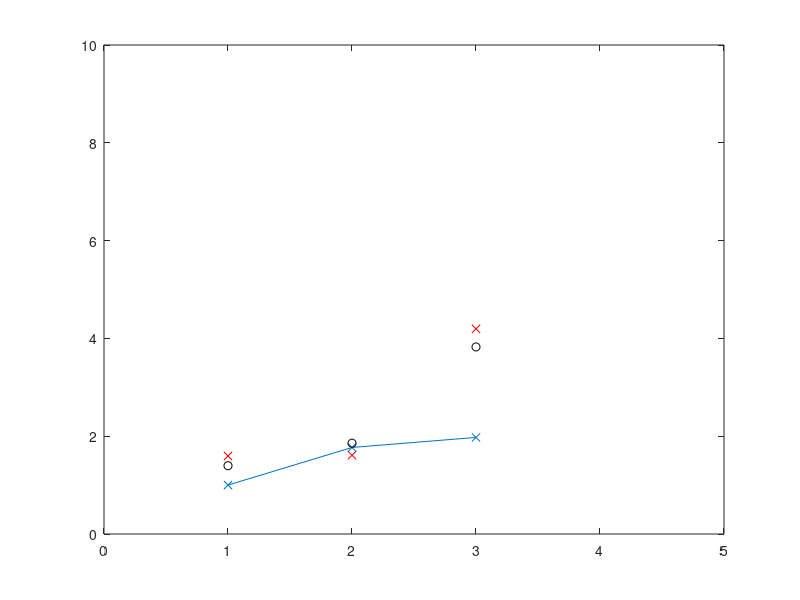

Write MATLAB code to recreate this figure. (Note: this script raises an error after producing the figure.)
rng(1334)

T = 1;

f = @(x) [x(1)+T*x(2); x(2)]; % CV model
A = [1 T;
     0 1];
 
h = @(x) x(1);
H = [1 0];

Q = [0 0;
     0 1];

R = 1;

x0 = [0; 
      1];
  
P0 = [1 0;
      0 1];

N = 3;
X = zeros(2,N);
Z = zeros(1,N);

for k = 1:N
    if k == 1
        X(:,k) = f(x0) + mvnrnd([0 0],Q)';        
    else
        X(:,k) = f(X(:,k-1)) + mvnrnd([0 0],Q)';
    end        
    
    Z(:,k) = h(X(:,k)) + mvnrnd(0,R);
    
end
%
fig = figure;
plot(X(1,:),'-x'); hold on
plot(Z,'xr'); axis([0 5 0 10])

% KF filter 
xhat = zeros(2,N);
P = zeros(2,2,N);
Ppred = P;
xhatpred = xhat;

S = zeros(1,N);
K = zeros(2,N);
V = zeros(1,N);
for j = 1:N
   % Prediction Step
   if j == 1
       xhat(:,j) = A*x0;
       P(:,:,j) = A*P0*A' + Q;
       
       Ppred(:,:,j) = P(:,:,j);
       xhatpred(:,j) = xhat(:,j);
   else
       xhat(:,j) = A*xhat(:,j-1);
       P(:,:,j) = A*P(:,:,j-1)*A' + Q;
       
        Ppred(:,:,j) = P(:,:,j);
       xhatpred(:,j) = xhat(:,j);
   end
   % Update Step
   S(:,j) = H*P(:,:,j)*H' + R;
   K(:,j) = P(:,:,j)*H'*inv(S(:,j));
   V(:,j) = Z(:,j) - H*xhat(:,j);
   
   xhat(:,j) = xhat(:,j) + K(:,j)*V(:,j);
   P(:,:,j) = P(:,:,j) - K(:,j)*S(:,j)*K(:,j)';
end

figure(fig)
plot(xhat(1,:),'ko')

%%
nMGPS = 1;
nObsSt = 1;
nSt = 2;
st0 = x0;
cov0 = P0;

ukf = UKF(Q,R, nMGPS, nObsSt, nSt, st0, cov0);

disp('k = 1')
ukf.predictMoments(f);
ukf.predSt
ukf.predCov

ukf.updateMoments({h}, Z(1))
ukf.upSt
ukf.upCov

disp('k = 2')
ukf.predictMoments(f);
ukf.predSt
ukf.predCov

ukf.updateMoments({h}, Z(2))
ukf.upSt
ukf.upCov


disp('k = 3')
ukf.predictMoments(f);
ukf.predSt
ukf.predCov

ukf.updateMoments({h}, Z(3))
ukf.upSt
ukf.upCov







